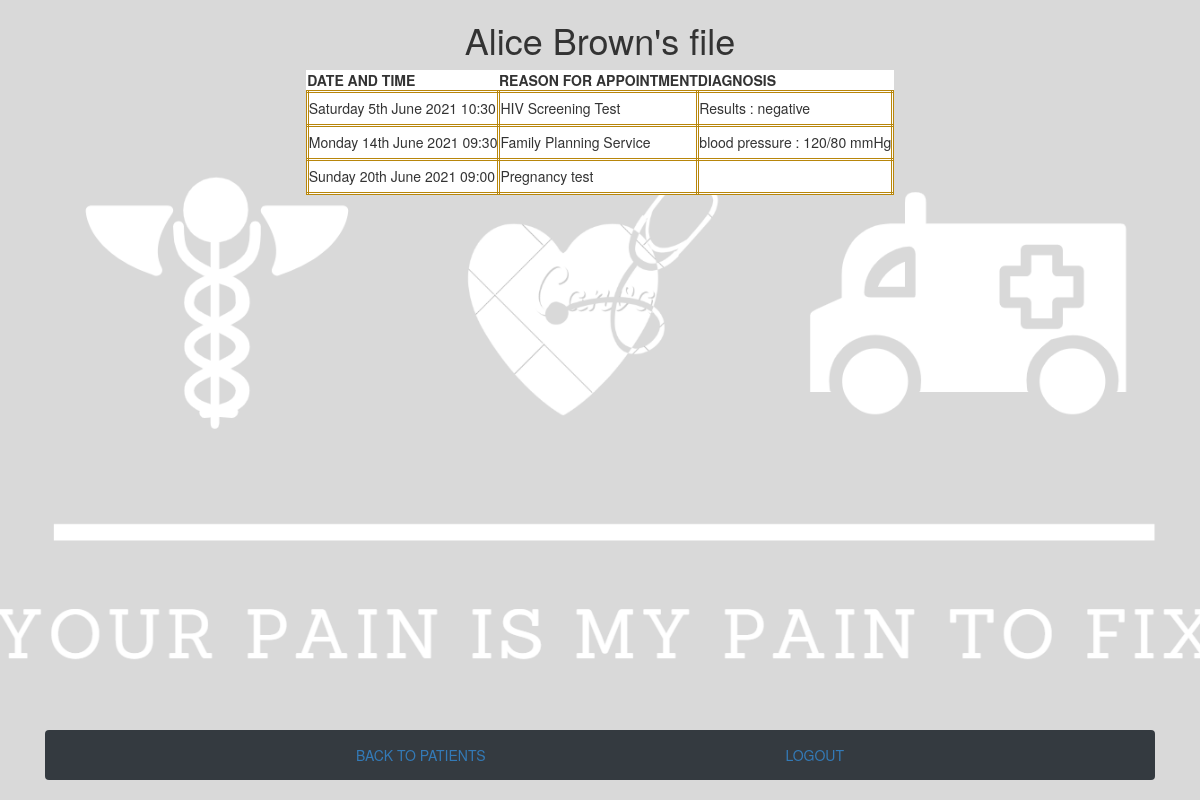
Screenshot of /viewPatient.php?dateAndTime=Sunday 20th June 2021 09:00 with the database file from the repository.
### tables this page shows
CREATE TABLE `book` (
  `cell` varchar(50) NOT NULL,
  `dateAndTime` varchar(50) NOT NULL,
  `reason` varchar(50) NOT NULL,
  `id` int(11) NOT NULL,
  `name` varchar(100) NOT NULL,
  `diagnosis` varchar(1000) NOT NULL
);

### viewPatient.php (the view, shortened to what this page needs)
<!DOCTYPE html>
<html>
    <head>
        <link rel="stylesheet" href="theCss.css">
        <link rel="stylesheet" href="https://stackpath.bootstrapcdn.com/bootstrap/4.4.1/css/bootstrap.min.css">
        <link rel="stylesheet" href="https://maxcdn.bootstrapcdn.com/bootstrap/3.4.1/css/bootstrap.min.css">
    </head>
    <body>
        <?php
        include 'db.php';
        ?>
            <?php
            $dateAndTime = $_GET['dateAndTime'];
            $result = $mysqli->query("SELECT * from book where dateAndTime='$dateAndTime'") or
                    die($mysqli->error);
            $row = $result->fetch_array();
            $name = $row['name'];
            ?>
             <center><h1><?php echo $name; ?>'s file</h1></center>
                <table align="center" id="show">
                    <tr>
                        <th>DATE AND TIME</th>
                        <th>REASON FOR APPOINTMENT</th>
                        <th>DIAGNOSIS</th>
                    </tr>
                    <?php
                    $result = $mysqli->query("SELECT * FROM book where name='$name'") or die($mysql->error);
                    while ($display = $result->fetch_assoc()):
                        $dateAndTime = $display['dateAndTime'];
                        $reason = $display['reason'];
                        $diagnosis = $display['diagnosis'];
                        ?>
                        <tr>
                            <td height=34px> <?php echo $dateAndTime; ?> </td>
                            <td> <?php echo $reason; ?> </td>
                            <td> <?php echo $diagnosis; ?> </td>
                        </tr>
                        <?php
                    endwhile;
                    ?>
                </table>
            <div class="container fixed-bottom">
                <nav class="navbar navbar-dark bg-dark">
                    <div class="btn-group dropup">
                        <a href="doctor.php">BACK TO PATIENTS</a>
                    </div>
                    <div class="btn-group dropup">
                        <a href="index.php">LOGOUT</a>
                    </div>
                </nav>
            </div>
    </body>
</html>

### theCss.css (style rules this page uses)
body { background-image: url('/images/background.png'); background-position: center center; background-repeat: no-repeat; background-attachment: fixed; background-size: cover; background-color: gray; }
#show, #appointment, #reschedule, #cancel { background-color: white; }
#show td { border-style: double; border-color: darkgoldenrod; }

### rows the page displays
book: name "Alice Brown", dateAndTime "Sunday 20th June 2021 09:00", reason "Pregnancy test"
book: dateAndTime "Saturday 5th June 2021 10:30", reason "HIV Screening Test", diagnosis "Results : negative"
book: dateAndTime "Monday 14th June 2021 09:30", reason "Family Planning Service", diagnosis "blood pressure : 120/80 mmHg"
